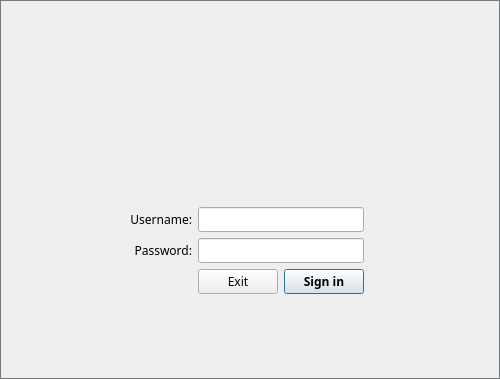
<?xml version="1.0" encoding="UTF-8"?>
<ui version="4.0">
 <class>LoginDialog</class>
 <widget class="QDialog" name="LoginDialog">
  <property name="geometry">
   <rect>
    <x>0</x>
    <y>0</y>
    <width>500</width>
    <height>379</height>
   </rect>
  </property>
  <property name="minimumSize">
   <size>
    <width>500</width>
    <height>379</height>
   </size>
  </property>
  <property name="maximumSize">
   <size>
    <width>500</width>
    <height>379</height>
   </size>
  </property>
  <property name="font">
   <font>
    <family>Lucida Console</family>
    <pointsize>9</pointsize>
   </font>
  </property>
  <property name="windowTitle">
   <string>Log In - QTD</string>
  </property>
  <property name="styleSheet">
   <string notr="true">QDialog {
background-image: url(:/Image/QTD (3)small.png);
border:1px solid #76797C;

}</string>
  </property>
  <layout class="QGridLayout" name="gridLayout_3">
   <item row="2" column="0">
    <layout class="QGridLayout" name="gridLayout">
     <item row="2" column="1">
      <widget class="QLabel" name="label">
       <property name="font">
        <font>
         <family>Lucida Sans Unicode</family>
         <pointsize>9</pointsize>
         <weight>50</weight>
         <bold>false</bold>
        </font>
       </property>
       <property name="text">
        <string>Username:</string>
       </property>
       <property name="alignment">
        <set>Qt::AlignRight|Qt::AlignTrailing|Qt::AlignVCenter</set>
       </property>
      </widget>
     </item>
     <item row="2" column="2" colspan="2">
      <widget class="QLineEdit" name="login_lineEdit">
       <property name="font">
        <font>
         <family>Lucida Sans Unicode</family>
         <pointsize>9</pointsize>
        </font>
       </property>
       <property name="styleSheet">
        <string notr="true"/>
       </property>
       <property name="locale">
        <locale language="C" country="AnyCountry"/>
       </property>
      </widget>
     </item>
     <item row="3" column="1">
      <widget class="QLabel" name="label_2">
       <property name="font">
        <font>
         <family>Lucida Sans Unicode</family>
         <pointsize>9</pointsize>
         <weight>50</weight>
         <bold>false</bold>
        </font>
       </property>
       <property name="text">
        <string>Password:</string>
       </property>
       <property name="alignment">
        <set>Qt::AlignRight|Qt::AlignTrailing|Qt::AlignVCenter</set>
       </property>
      </widget>
     </item>
     <item row="3" column="2" colspan="2">
      <widget class="QLineEdit" name="password_lineEdit">
       <property name="font">
        <font>
         <family>Lucida Sans Unicode</family>
         <pointsize>9</pointsize>
        </font>
       </property>
       <property name="styleSheet">
        <string notr="true"/>
       </property>
       <property name="echoMode">
        <enum>QLineEdit::Password</enum>
       </property>
      </widget>
     </item>
     <item row="4" column="3">
      <widget class="QPushButton" name="login_pushButton">
       <property name="font">
        <font>
         <family>Lucida Sans Unicode</family>
         <pointsize>9</pointsize>
         <weight>75</weight>
         <bold>true</bold>
        </font>
       </property>
       <property name="styleSheet">
        <string notr="true"/>
       </property>
       <property name="text">
        <string>Sign in</string>
       </property>
       <property name="default">
        <bool>true</bool>
       </property>
      </widget>
     </item>
     <item row="2" column="4">
      <spacer name="horizontalSpacer_2">
       <property name="orientation">
        <enum>Qt::Horizontal</enum>
       </property>
       <property name="sizeHint" stdset="0">
        <size>
         <width>40</width>
         <height>20</height>
        </size>
       </property>
      </spacer>
     </item>
     <item row="2" column="0">
      <spacer name="horizontalSpacer">
       <property name="orientation">
        <enum>Qt::Horizontal</enum>
       </property>
       <property name="sizeHint" stdset="0">
        <size>
         <width>40</width>
         <height>20</height>
        </size>
       </property>
      </spacer>
     </item>
     <item row="4" column="2">
      <widget class="QPushButton" name="cancel_pushButton">
       <property name="font">
        <font>
         <family>Lucida Sans Unicode</family>
         <pointsize>9</pointsize>
        </font>
       </property>
       <property name="styleSheet">
        <string notr="true"/>
       </property>
       <property name="text">
        <string>Exit</string>
       </property>
      </widget>
     </item>
     <item row="1" column="2" colspan="3">
      <widget class="QLabel" name="wrong_label">
       <property name="font">
        <font>
         <family>Lucida Sans Unicode</family>
        </font>
       </property>
       <property name="styleSheet">
        <string notr="true">color: rgb(255, 0, 0);
background:transparent;</string>
       </property>
       <property name="text">
        <string/>
       </property>
       <property name="alignment">
        <set>Qt::AlignLeading|Qt::AlignLeft|Qt::AlignVCenter</set>
       </property>
      </widget>
     </item>
    </layout>
   </item>
   <item row="0" column="0">
    <spacer name="verticalSpacer">
     <property name="orientation">
      <enum>Qt::Vertical</enum>
     </property>
     <property name="sizeHint" stdset="0">
      <size>
       <width>20</width>
       <height>154</height>
      </size>
     </property>
    </spacer>
   </item>
   <item row="3" column="0">
    <spacer name="verticalSpacer_2">
     <property name="orientation">
      <enum>Qt::Vertical</enum>
     </property>
     <property name="sizeHint" stdset="0">
      <size>
       <width>20</width>
       <height>84</height>
      </size>
     </property>
    </spacer>
   </item>
   <item row="1" column="0">
    <spacer name="verticalSpacer_3">
     <property name="orientation">
      <enum>Qt::Vertical</enum>
     </property>
     <property name="sizeHint" stdset="0">
      <size>
       <width>20</width>
       <height>40</height>
      </size>
     </property>
    </spacer>
   </item>
  </layout>
 </widget>
 <tabstops>
  <tabstop>login_lineEdit</tabstop>
  <tabstop>password_lineEdit</tabstop>
 </tabstops>
 <resources/>
 <connections/>
</ui>
